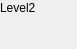
<?xml version="1.0" encoding="UTF-8"?>
<ui version="4.0">
 <class>MainWindow</class>
 <widget class="QMainWindow" name="MainWindow">
  <property name="geometry">
   <rect>
    <x>0</x>
    <y>0</y>
    <width>77</width>
    <height>49</height>
   </rect>
  </property>
  <property name="windowTitle">
   <string>MainWindow</string>
  </property>
  <widget class="QWidget" name="centralwidget">
   <widget class="QLabel" name="label">
    <property name="geometry">
     <rect>
      <x>0</x>
      <y>0</y>
      <width>59</width>
      <height>16</height>
     </rect>
    </property>
    <property name="text">
     <string>Level2</string>
    </property>
   </widget>
   <widget class="caInclude" name="cainclude">
    <property name="geometry">
     <rect>
      <x>0</x>
      <y>20</y>
      <width>61</width>
      <height>21</height>
     </rect>
    </property>
    <property name="filename" stdset="0">
     <string notr="true">Level2/Level3A.ui</string>
    </property>
   </widget>
  </widget>
 </widget>
 <customwidgets>
  <customwidget>
   <class>caInclude</class>
   <extends>QWidget</extends>
   <header>caInclude</header>
  </customwidget>
 </customwidgets>
 <resources/>
 <connections/>
</ui>
